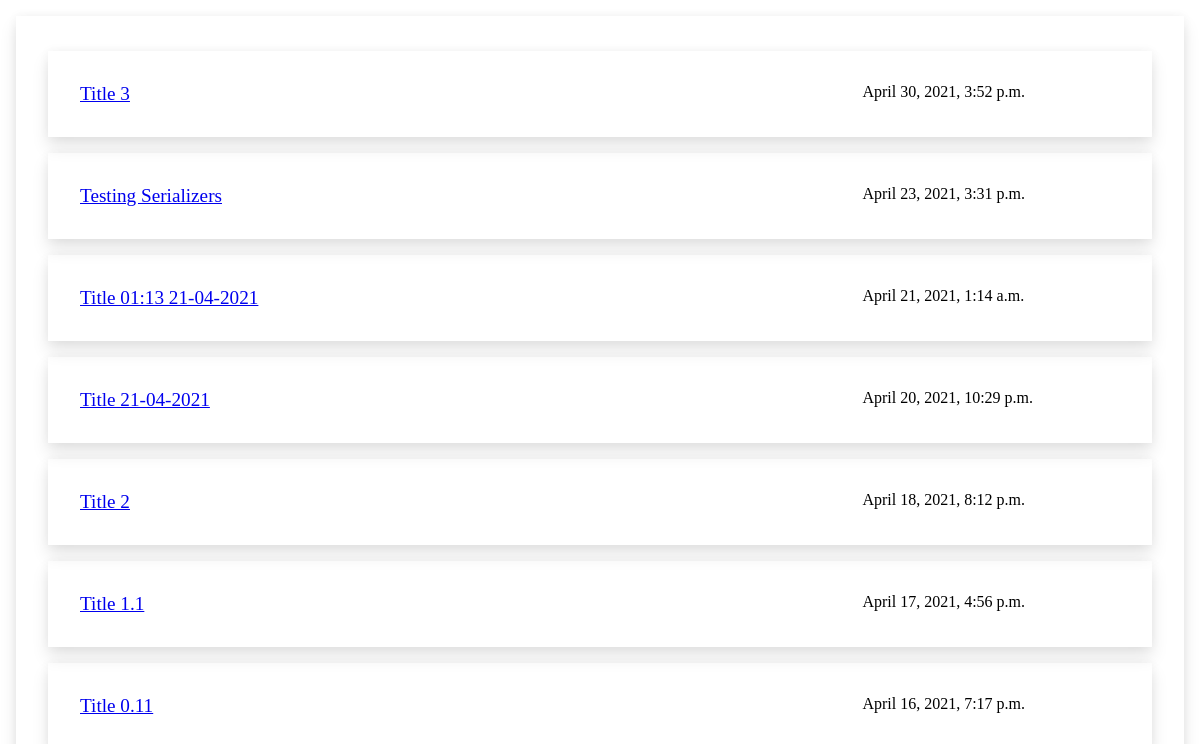
Screenshot of /xapp/ with the database file from the repository.
### xapp/models.py (models this page shows, shortened)
class Topic(models.Model):
    title = models.CharField(max_length=200)
    published_date = models.DateTimeField('date published')

### xapp/views.py (the view)
# urls.py: path('', views.IndexView.as_view(), name='index'),
class IndexView(generic.ListView):
    template_name = 'xapp/index.html'
    context_object_name = 'topics'
    def get_queryset(self):
        return Topic.objects.order_by('-published_date')

### xapp/templates/xapp/index.html (shortened to what this page needs)
<!DOCTYPE html>
<html>
  <head>
    {% load static %}
    <link
      rel="stylesheet"
      type="text/css"
      href="{% static 'xapp/style.css' %}"
    />
  </head>
  <body>
    <div class="content">
      <table>
        {% if topics %} {% for topic in topics %}
        <tr>
          <td class="main-cell">
            <a href="{% url 'xapp:topic' topic.id %}">{{ topic.title }}</a>
          </td>
          <td>{{ topic.published_date }}</td>
        </tr>
        {% endfor %} {% else %}
        <p>No Topics are available.</p>
        {% endif %}
      </table>
    </div>
  </body>
</html>

### xapp/static/xapp/style.css (style rules this page uses)
body, html { width: 100%; height: 100%; font-family: Georgia, "Times New Roman", Times, serif; }
* { margin: 0; padding: 0; }
body { padding: 1rem; width: calc(100% - 2rem); height: calc(100% - 2rem); }
.content { display: flex; flex-direction: column; padding: 1rem; height: calc(100% - 2rem); justify-content: center; box-shadow: 0 0.6rem 1rem rgba(0, 0, 0, 0.1), 0 0 0.6rem rgba(0, 0, 0, 0.05); }
.content table { padding: 1rem; display: flex; flex-direction: column; height: calc(80% - 2rem); justify-content: center; }
.content table tr { display: flex; flex: 1; margin: 1rem 0; padding: 1rem; box-shadow: 0 0.6rem 1rem rgba(0, 0, 0, 0.1), 0 0 0.6rem rgba(0, 0, 0, 0.05); transition: 0.3s transform cubic-bezier(0.155, 1.105, 0.295, 1.12), 0.3s box-shadow, 0.3s -webkit-transform cubic-bezier(0.155, 1.105, 0.295, 1.12); }
.content table tr td { display: flex; padding: 1rem; }
.main-cell { width: 70%; font-size: 1.2rem; }

### rows the page displays
Topic: title "Title 3", published_date "April 30, 2021, 3:52 p.m."
Topic: title "Testing Serializers", published_date "April 23, 2021, 3:31 p.m."
Topic: title "Title 01:13 21-04-2021", published_date "April 21, 2021, 1:14 a.m."
Topic: title "Title 21-04-2021", published_date "April 20, 2021, 10:29 p.m."
Topic: title "Title 2", published_date "April 18, 2021, 8:12 p.m."
Topic: title "Title 1.1", published_date "April 17, 2021, 4:56 p.m."
Topic: title "Title 0.11", published_date "April 16, 2021, 7:17 p.m."
